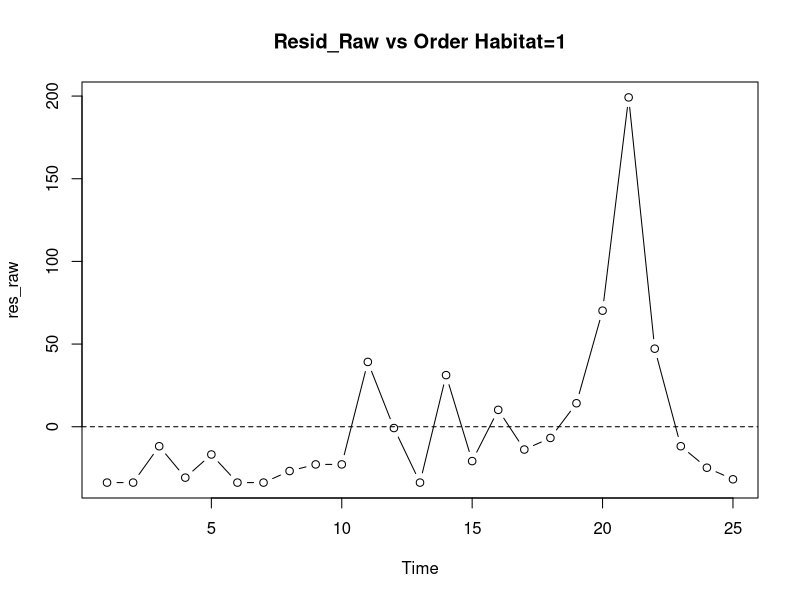
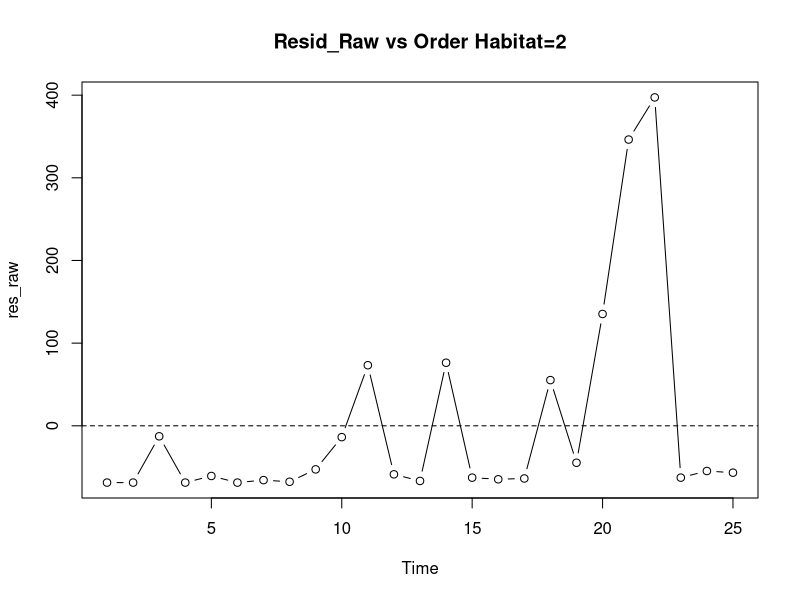
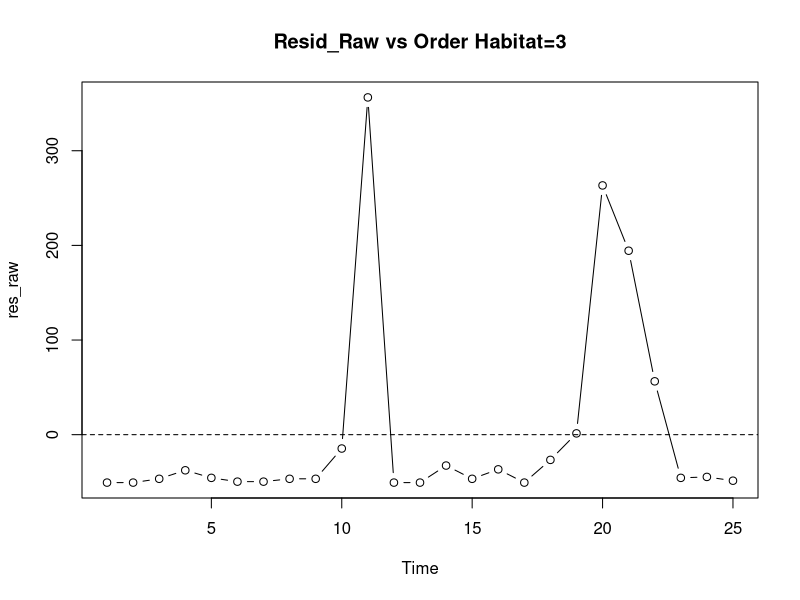
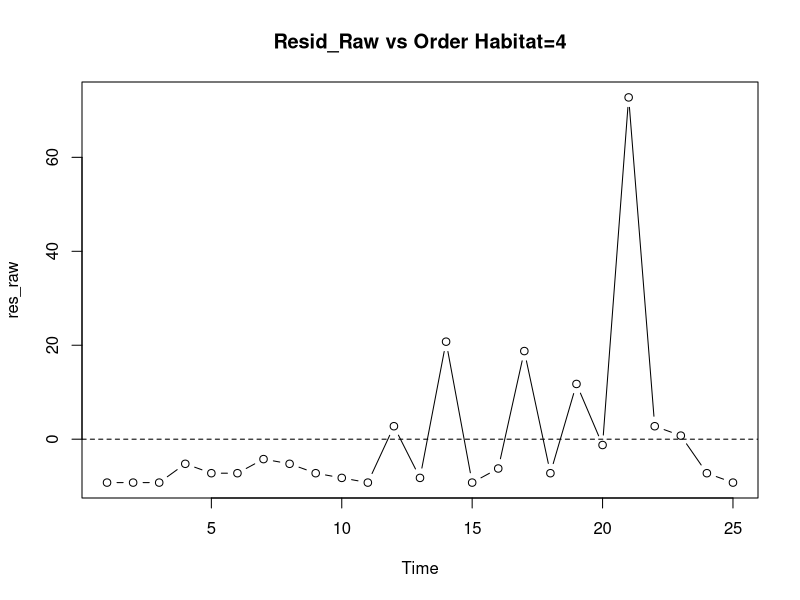
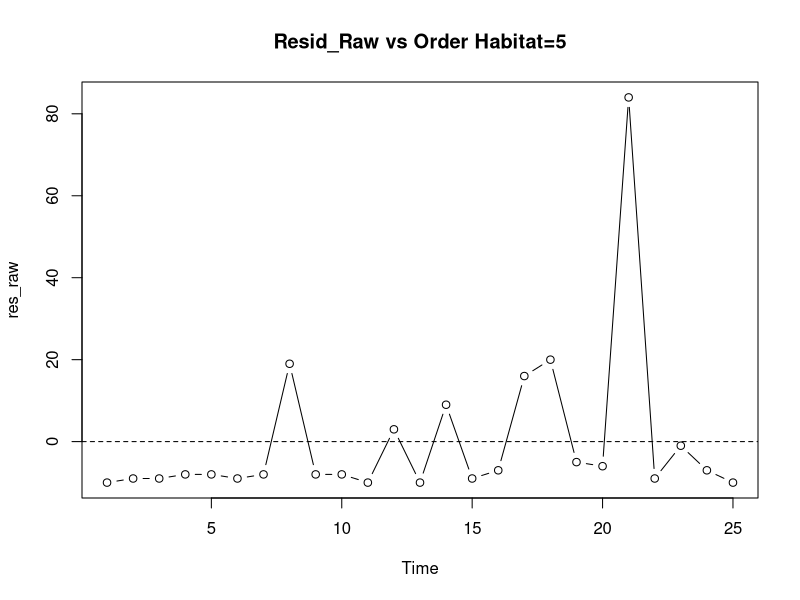
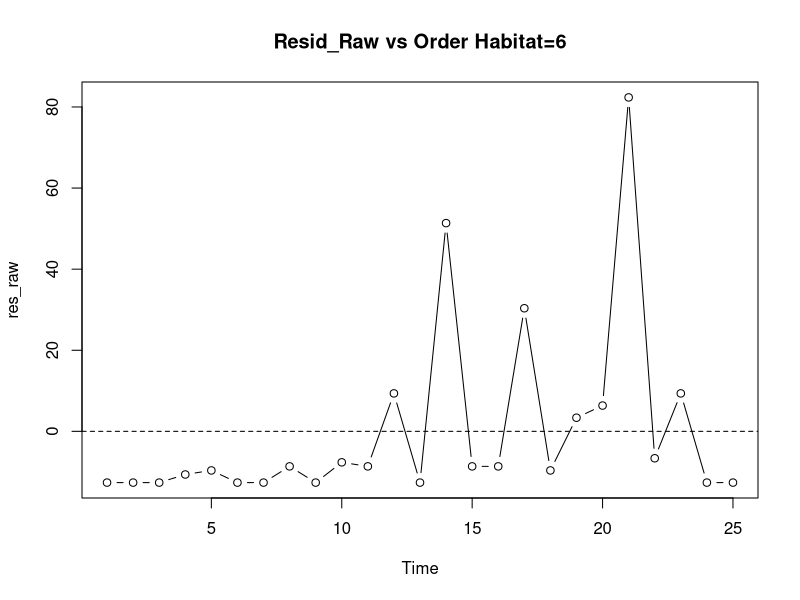
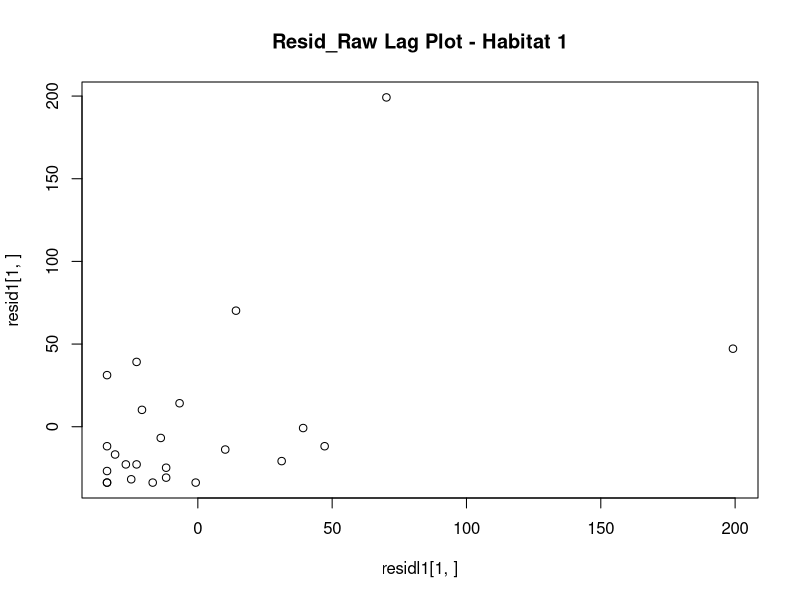
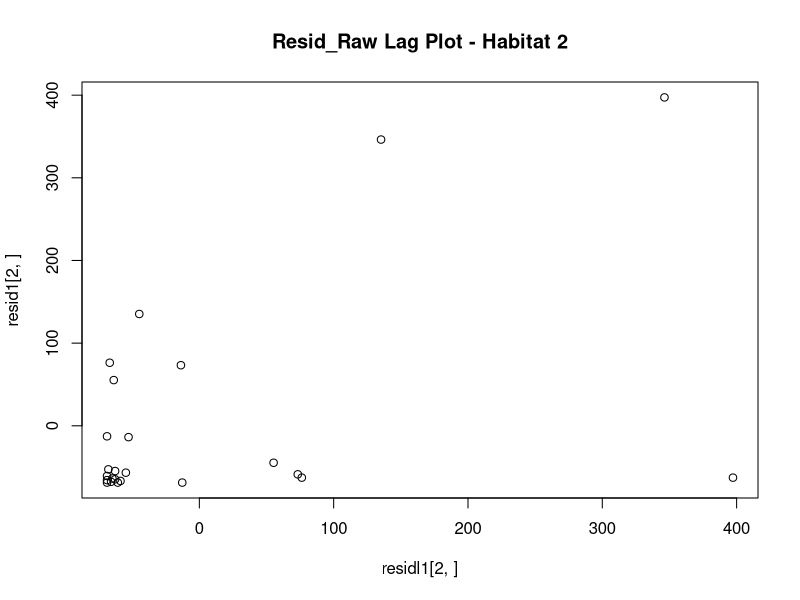

These figures' R source, in order:
par(ask=TRUE)

site1=c(0,0,22,3,17,0,0,7,11,11,73,33,0,65,13,44,20,27,48,104,233,81,22,9,2)
site2=c(0,0,56,0,8,0,3,1,16,55,142,10,2,145,6,4,5,124,24,204,415,466,6,14,12)
site3=c(0,0,4,13,5,1,1,4,4,36,407,0,0,18,4,14,0,24,52,314,245,107,5,6,2)
site4=c(0,0,0,4,2,2,5,4,2,1,0,12,1,30,0,3,28,2,21,8,82,12,10,2,0)
site5=c(0,1,1,2,2,1,2,29,2,2,0,13,0,19,1,3,26,30,5,4,94,1,9,3,0)
site6=c(0,0,0,2,3,0,0,4,0,5,4,22,0,64,4,4,43,3,16,19,95,6,22,0,0)

site = c(site1,site2,site3,site4,site5,site6)


data6 = matrix(site,nrow=6,byrow=T)
resid = matrix(0,6,25)
residl1 = matrix(0,6,24)
resid1 = matrix(0,6,24)
dif1 = matrix(0,6,24)
prd1 = matrix(0,6,24)
DW     = c(0,0,0,0,0,0)
rho    = c(0,0,0,0,0,0)
means6 = c(0,0,0,0,0,0)

for (i in 1:6) {
  means6[i] = mean(data6[i,])
   resid[i,]   = data6[i,]-means6[i]
   resid1[i,]  = resid[i,2:25]
   residl1[i,] = resid[i,1:24]

  for (j in 1:24){
    
    dif1[i,j] = (resid1[i,j]-residl1[i,j])^2
    prd1[i,j] = resid1[i,j]*residl1[i,j]

  }
   rho[i] = sum(prd1[i,])/sum((resid[i,])^2)

   DW[i] = sum(dif1[i,])/sum((resid[i,])^2)

  } 

 rstime1  = ts(resid[1,],start = 1,frequency = 1)
plot(rstime1,type = "b",ylab = "res_raw",main = "Resid_Raw vs Order Habitat=1")
 abline(h = 0,lty = 2)
 rstime2  = ts(resid[2,],start = 1,frequency = 1)
plot(rstime2,type = "b",ylab = "res_raw",main = "Resid_Raw vs Order Habitat=2")
 abline(h = 0,lty = 2)
 rstime3  = ts(resid[3,],start = 1,frequency = 1)
plot(rstime3,type = "b",ylab = "res_raw",main = "Resid_Raw vs Order Habitat=3")
 abline(h = 0,lty = 2)
 rstime4  = ts(resid[4,],start = 1,frequency = 1)
plot(rstime4,type = "b",ylab = "res_raw",main = "Resid_Raw vs Order Habitat=4")
 abline(h = 0,lty = 2)
 rstime5  = ts(resid[5,],start = 1,frequency = 1)
plot(rstime5,type = "b",ylab = "res_raw",main = "Resid_Raw vs Order Habitat=5")
 abline(h = 0,lty = 2)
 rstime6  = ts(resid[6,],start = 1,frequency = 1)
plot(rstime6,type = "b",ylab = "res_raw",main = "Resid_Raw vs Order Habitat=6")
 abline(h = 0,lty = 2)




plot(residl1[1,],resid1[1,],main = "Resid_Raw Lag Plot - Habitat 1")
plot(residl1[2,],resid1[2,],main = "Resid_Raw Lag Plot - Habitat 2")
plot(residl1[3,],resid1[3,],main = "Resid_Raw Lag Plot - Habitat 3")
plot(residl1[4,],resid1[4,],main = "Resid_Raw Lag Plot - Habitat 4")
plot(residl1[5,],resid1[5,],main = "Resid_Raw Lag Plot - Habitat 5")
plot(residl1[6,],resid1[6,],main = "Resid_Raw Lag Plot - Habitat 6")




n.neg = rep(0,6)
n.pos = rep(0,6)
for (i in 1:6) {
  n.neg[i] = length(resid[i,][resid[i,]<0])
  n.pos[i] = length(resid[i,][resid[i,]>0])
  }
 
numb.runs = rep(1,6)
for (i in 1:6) {
  for (j in 2:25) {
    if (sign(resid[i,j]) != sign(resid[i,j-1])) {numb.runs[i] <- numb.runs[i] + 1}
    }
  }
  
residruns.result <- as.data.frame(cbind(numb.runs, n.pos, n.neg))
names(residruns.result) <- c("No. runs", "N+", "N-")








